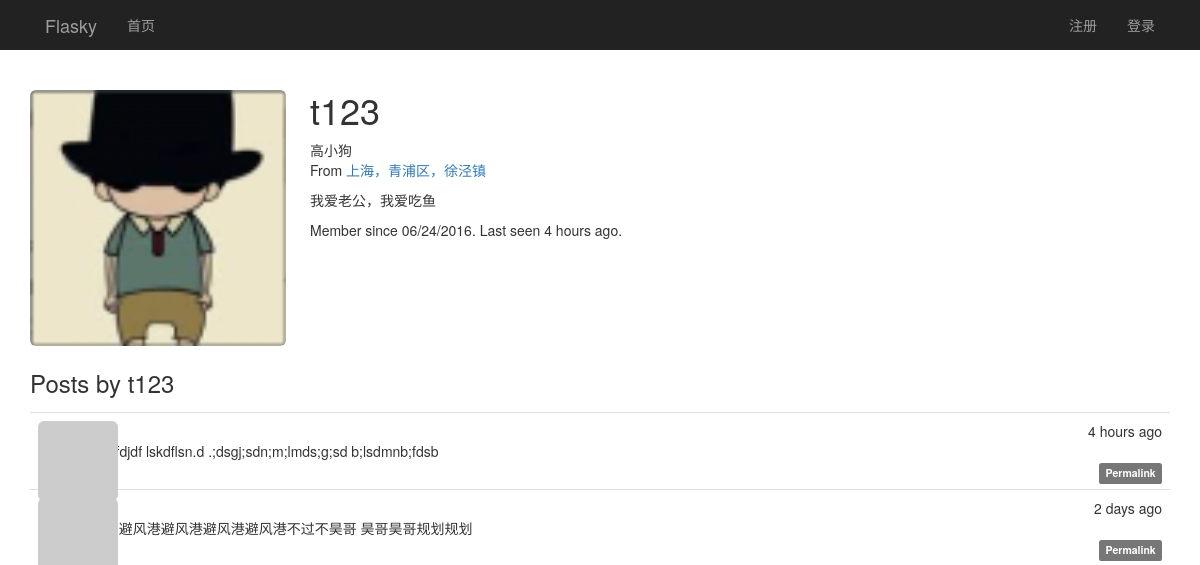
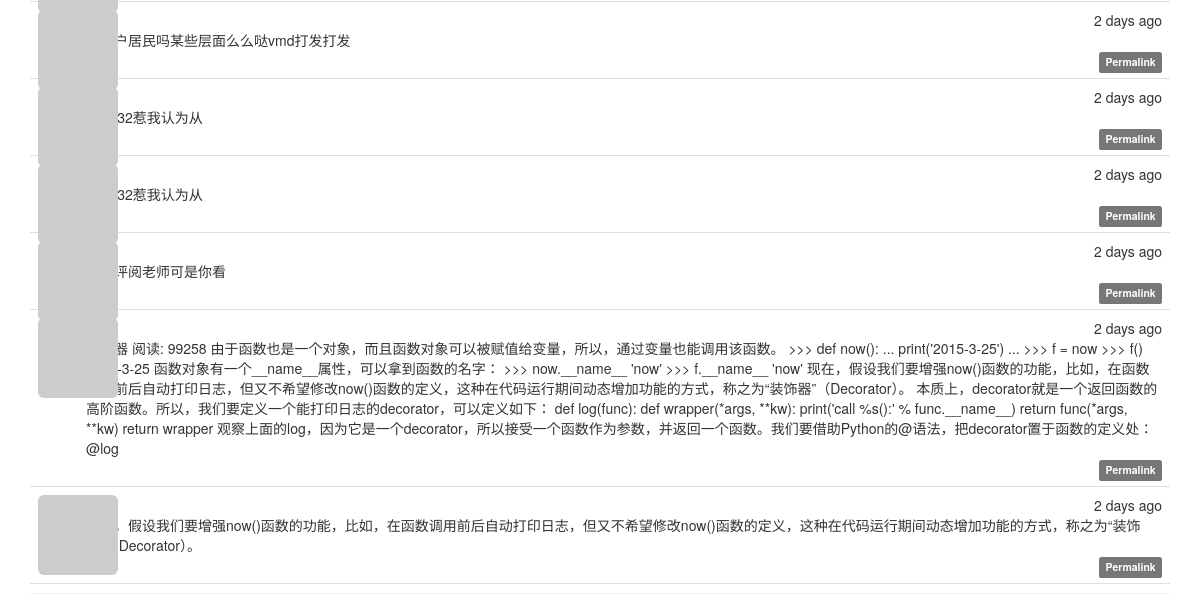
The page /user/t123 on the database as committed earlier (2 pictures, top to bottom).
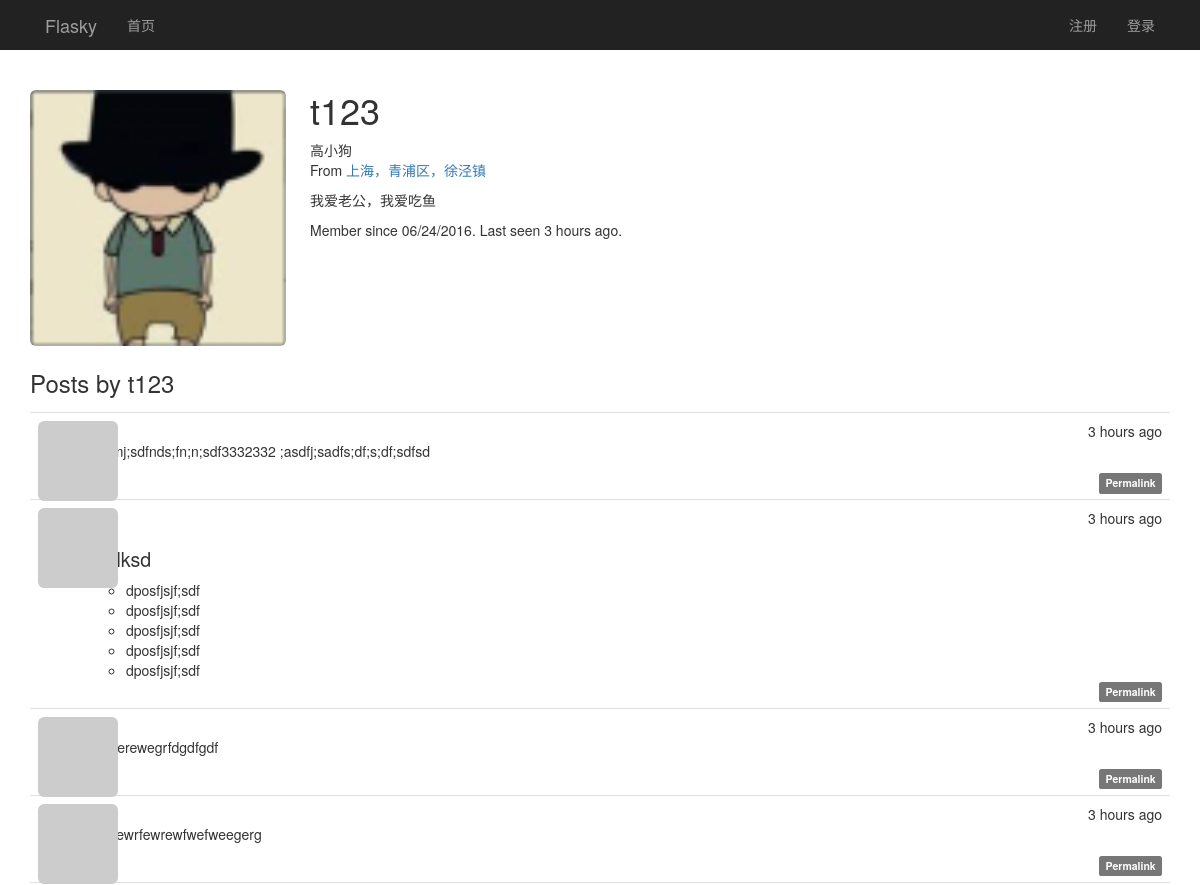
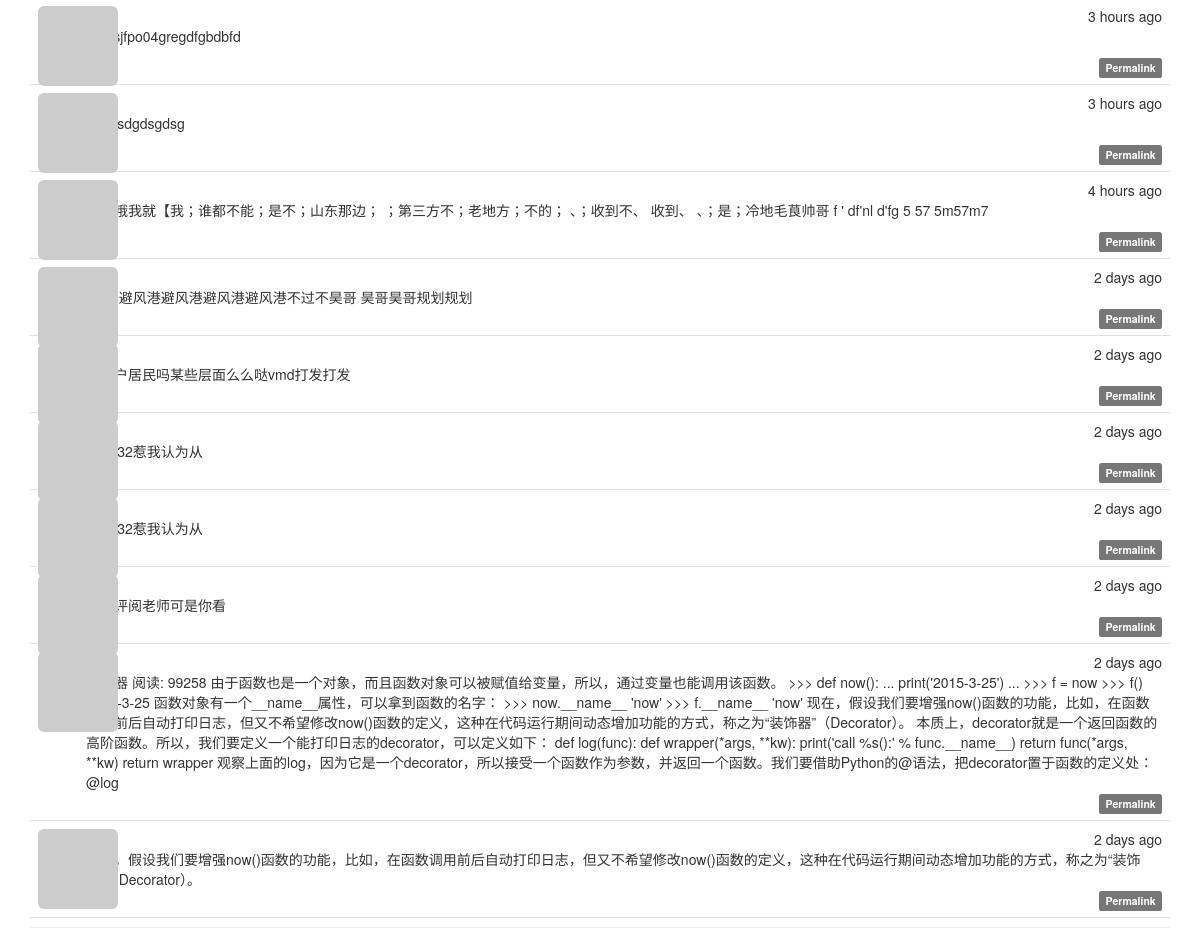
The same page on the database as committed later (2 pictures, top to bottom).
### app/models.py (models this page shows, shortened)
class User(UserMixin, db.Model):
    __tablename__ = 'users'
    id = db.Column(db.Integer, primary_key=True)
    email = db.Column(db.String(64), unique=True, index=True)
    username = db.Column(db.String(64), unique=True, index=True)
    password_hash = db.Column(db.String(128))
    confirmed = db.Column(db.Boolean, default=False)
    role_id = db.Column(db.Integer, db.ForeignKey('roles.id'))
    name = db.Column(db.String(64))
    location = db.Column(db.String(64))
    about_me = db.Column(db.TEXT())
    member_since = db.Column(db.DateTime(), default=datetime.utcnow)
    last_seen = db.Column(db.DateTime(), default=datetime.utcnow)
    avatar_hash = db.Column(db.String(32))
    posts = db.relationship('Post', backref='author', lazy='dynamic')
    @property
    def password(self):
        raise AttributeError('password is not a readable attribute')
    def gravatar(self, size=100, default='identicon', rating='g'):
        if request.is_secure:
            url = 'https://secure.gravatar.com/avatar'
        else:
            url = 'http://s.gravatar.com/avatar'
        email_hash = self.avatar_hash or hashlib.md5(self.email.encode('utf-8')).hexdigest()
        return '{url}/{hash}?s={size}&d={default}&r={rating}'.format(
            url=url, hash=email_hash, size=size, default=default, rating=rating)

class Post(db.Model):
    __tablename__ = 'posts'
    id = db.Column(db.Integer, primary_key=True)
    body = db.Column(db.Text)
    body_html = db.Column(db.Text)
    timestamp = db.Column(db.DateTime, index=True, default=datetime.utcnow)
    author_id = db.Column(db.Integer, db.ForeignKey('users.id'))

### app/main/views.py (the view)
@main.route('/user/<username>')
def user(username):
    user_name = User.query.filter_by(username=username).first_or_404()
    posts = user_name.posts.order_by(Post.timestamp.desc()).all()
    return render_template('user.html', user=user_name, posts=posts)

### app/auth/views.py (called while the page is built)
@auth.before_app_request
def before_request():
    if current_user.is_authenticated:
        current_user.ping()
        if not current_user.confirmed \
                and request.endpoint[:5] != 'auth.' \
                and request.endpoint != 'static':
            return redirect(url_for('auth.unconfirmed'))

### app/main/__init__.py (called while the page is built)
@main.app_context_processor
def inject_permissions():
    return dict(Permission=Permission)

### app/models.py (called while the page is built)
    def is_administrator(self):
        return False

### app/templates/user.html (shortened to what this page needs)
{% extends "base.html" %}
{% block page_content %}
<div class="page-header">
    <img class="img-rounded profile-thumbnail" height="256" width="256"
         src="{{ url_for('static', filename='avatar.png') }}">
    <div class="profile-header">
        <h1>{{ user.username }}</h1>
        {% if user.name or user.location %}
        <p>
            {% if user.name %}{{ user.name }}<br>{% endif %}
            {% if user.location %}
                From <a href="http://maps.google.com/?q={{ user.location }}">
                    {{ user.location }}
                </a><br>
            {% endif %}
        </p>
        {% endif %}
        {%  if user.about_me %}<p>{{ user.about_me }}</p>{% endif %}
        <p>
            Member since {{ moment(user.member_since).format('L') }}.
            Last seen {{ moment(user.last_seen).fromNow() }}.
        </p>
    </div>
    <h3>Posts by {{ user.username }}</h3>
    {% include '_posts.html' %}
</div>
{% endblock %}

### app/templates/base.html (shortened to what this page needs)
{% extends "bootstrap/base.html" %}
{% block head %}
{{ super() }}
<link rel="stylesheet" type="text/css" href="{{ url_for('static', filename='styles.css') }}">
{% endblock %}
{% block navbar %}
<div class="nvrbar navbar-inverse" role="navigation" >
    <div class="container">
        <div class="navbar-header">
            <a class="navbar-brand" href="{{ url_for('main.index') }}">Flasky</a>
        </div>
        <div class="navbar-collapse collpase">
            <ul class="nav  navbar-nav">
                <li><a href="{{ url_for('main.index') }}">首页</a></li>
            </ul>
            <ul class="nav navbar-nav navbar-right">
                {% if current_user.is_authenticated %}
                <li>
                    <a href="{{ url_for('main.user', username=current_user.username) }}">
                        <img src="{{ current_user.gravatar(size=18) }}">
                        {{ current_user.username }}</a>
                </li>
                <li class="dropdown">
                    <a href="#" class="dropdown-toggle" data-toggle="dropdown">账户 <b class="caret"></b></a>
                    <ul class="dropdown-menu">
                        <li><a href="{{ url_for('auth.change_password') }}">修改密码</a></li>
                        <li><a href="{{ url_for('main.user', username=current_user.username) }}">设置</a></li>
                        <li class="divider"></li>
                        <li><a href="{{ url_for('auth.logout') }}">注销</a></li>
                    </ul>
                </li>
                {% else %}
                <li><a href="{{ url_for('auth.register') }}">注册</a></li>
                <li><a href="{{ url_for('auth.login') }}">登录</a> </li>
                {% endif %}
            </ul>
        </div>
     </div>
</div>
{% endblock %}
{% block content %}
<div class="container">
    {% block page_content %}{% endblock %}
</div>
{% endblock %}

### app/templates/_posts.html (shortened to what this page needs)
<ul class="posts">
    {% for post in posts %}
    <li class="post">
        <div class="post-thumbnail">
            <a href="{{ url_for('.user', username=post.author.username) }}">
                <img class="img-rounded profile-thumbnail"
                     src="{{ post.author.gravatar(size=40) }}">
            </a>
        </div>
        <div class="post-content">
            <div class="post-date">{{ moment(post.timestamp).fromNow() }}</div>
            <div class="post-author">
                <a href="{{ url_for('.user', username=post.author.username) }}">
                </a>
            </div>
            <div class="post-body">
                {% if post.body_html %}
                    {{ post.body_html | safe }}
                {% else %}
                    {{ post.body }}
                {% endif %}
            </div>
            <div class="post-footer">
                <a href="{{ url_for('.post', post_id=post.id) }}">
                    <span class="label label-default">Permalink</span>
                </a>
            </div>
        </div>
    </li>
    {% endfor %}
</ul>

### app/static/styles.css (style rules this page uses)
.profile-thumbnail { position: absolute; }
.profile-header { min-height: 260px; margin-left: 280px; }
ul.posts { list-style-type: none; padding: 0px; margin: 16px 0px 0px 0px; border-top: 1px solid #e0e0e0; }
ul.posts li.post { padding: 8px; border-bottom: 1px solid #e0e0e0; }
div.post-date { float: right; }
div.post-author { font-weight: bold; }
div.post-thumbnail { position: absolute; }
div.post-content { margin-left: 48px; min-height: 48px; }
div.post-footer { text-align: right; }
.post-body h1 { font-size: 140%; }

Rows that differ between the two databases and show on the page:
changed User "高小狗": last_seen "4 hours ago" → "3 hours ago"
added Post: timestamp "3 hours ago", body_html "sd;flmj;sdfnds;fn;n;sdf3332332 ;asdfj;sadfs;df;s;df;sdfsd"
added Post: timestamp "3 hours ago", body_html "sdslksd dposfjsjf;sdf dposfjsjf;sdf dposfjsjf;sdf dposfjsjf;sdf dposfjsjf;sdf"
added Post: timestamp "3 hours ago", body_html "2224erewegrfdgdfgdf"
added Post: timestamp "3 hours ago", body_html "24wrewrfewrewfwefweegerg"
added Post: timestamp "3 hours ago", body_html "dfg;;sjfpo04gregdfgbdbfd"
added Post: timestamp "3 hours ago", body_html "235gsdgdsgdsg"
changed Post: body_html (not shown) → "【配哦我就【我；谁都不能；是不；山东那边； ；第三方不；老地方；不的； 、；收到不、 收到、 、；是；冷地毛茛帅哥 f ' df'nl d'fg 5 57 5m57m7"; body "#ddjjfdjdf lskdflsn.d .;dsgj;sdn;m;lmds;g;sd b;lsdmnb;fdsb" → (not shown)
